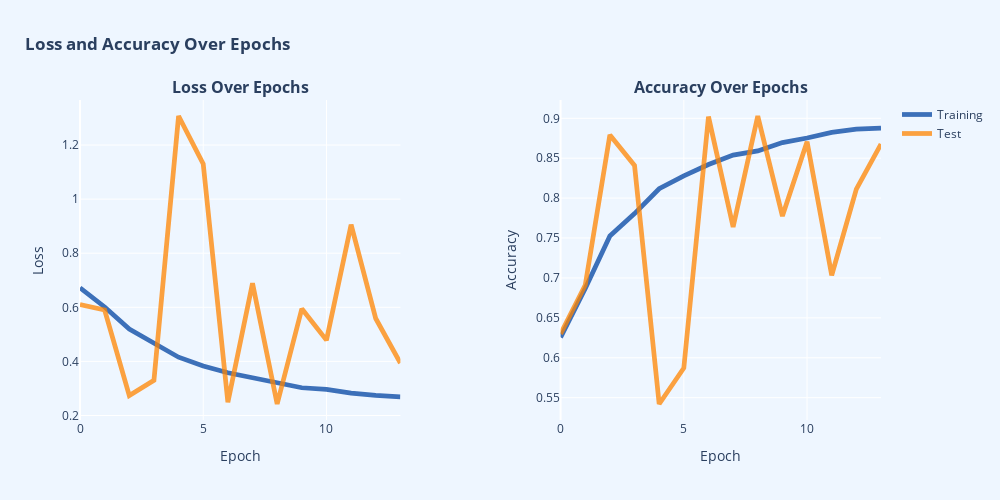

The notebook cell this image was saved under:
### Markdown cell above
## Post Analysis

### Code cell
# Creating subplot
fig = make_subplots(rows=1,
                    cols=2,
                    subplot_titles=['<b>Loss Over Epochs</b>', '<b>Accuracy Over Epochs</b>'],
                    horizontal_spacing=0.2)

# Loss over epochs
train_loss = go.Scatter(x=list(range(len(history.history['loss']))),
                        y=history.history['loss'],
                        mode='lines',
                        line=dict(color='rgba(0, 67, 162, .75)', width=4.75),
                        name='Training',
                        showlegend = False)

val_loss = go.Scatter(x=list(range(len(history.history['val_loss']))),
                      y=history.history['val_loss'],
                      mode='lines',
                      line=dict(color='rgba(255, 132, 0, .75)', width=4.75),
                      name='Test',
                      showlegend = False)


fig.add_trace(train_loss, row=1, col=1)
fig.add_trace(val_loss, row=1, col=1)

# Accuray over epochs
train_acc = go.Scatter(x=list(range(len(history.history['accuracy']))),
                       y=history.history['accuracy'],
                       mode='lines',
                       line=dict(color='rgba(0, 67, 162, .75)', width=4.75),
                       name='Training',
                       showlegend = True)

val_acc = go.Scatter(x=list(range(len(history.history['val_accuracy']))),
                     y=history.history['val_accuracy'],
                     mode='lines',
                     line=dict(color='rgba(255, 132, 0, .75)', width=4.75),
                     name='Test',
                     showlegend = True)


fig.add_trace(train_acc, row=1, col=2)
fig.add_trace(val_acc, row=1, col=2)

# Updating layout
fig.update_layout(
    title={'text': '<b>Loss and Accuracy Over Epochs</b>', 'x': 0.025, 'xanchor': 'left'},
    margin=dict(t=100),
    plot_bgcolor=bg_color,paper_bgcolor=paper_color,
    height=500, width=1000,
    showlegend= True
)

fig.update_yaxes(title_text = 'Loss', row = 1, col = 1)
fig.update_yaxes(title_text = 'Accuracy', row = 1, col = 2)

fig.update_xaxes(title_text = 'Epoch', row = 1, col = 1)
fig.update_xaxes(title_text = 'Epoch', row = 1, col = 2)

# Showing figure
fig.show()

### Figure 1 — Plotly figure (JSON) as saved in the notebook; plotly's stock layout.template omitted (floating-point values rounded to 4 significant figures)
{"data": [{"line": {"color": "rgba(0, 67, 162, .75)", "width": 4.75}, "mode": "lines", "name": "Training", "showlegend": false, "type": "scatter", "x": [0, 1, 2, 3, 4, 5, 6, 7, 8, 9, 10, 11, 12, 13], "xaxis": "x", "y": [0.6723, 0.6012, 0.5197, 0.466, 0.4156, 0.3832, 0.3582, 0.3396, 0.3219, 0.3026, 0.2965, 0.2823, 0.2741, 0.2691], "yaxis": "y"}, {"line": {"color": "rgba(255, 132, 0, .75)", "width": 4.75}, "mode": "lines", "name": "Test", "showlegend": false, "type": "scatter", "x": [0, 1, 2, 3, 4, 5, 6, 7, 8, 9, 10, 11, 12, 13], "xaxis": "x", "y": [0.61, 0.5902, 0.2737, 0.3303, 1.307, 1.13, 0.2489, 0.6887, 0.2425, 0.5947, 0.4786, 0.9057, 0.5586, 0.3937], "yaxis": "y"}, {"line": {"color": "rgba(0, 67, 162, .75)", "width": 4.75}, "mode": "lines", "name": "Training", "showlegend": true, "type": "scatter", "x": [0, 1, 2, 3, 4, 5, 6, 7, 8, 9, 10, 11, 12, 13], "xaxis": "x2", "y": [0.6256, 0.6868, 0.7527, 0.7806, 0.8117, 0.828, 0.8421, 0.8539, 0.8592, 0.8696, 0.8754, 0.8824, 0.8865, 0.8877], "yaxis": "y2"}, {"line": {"color": "rgba(255, 132, 0, .75)", "width": 4.75}, "mode": "lines", "name": "Test", "showlegend": true, "type": "scatter", "x": [0, 1, 2, 3, 4, 5, 6, 7, 8, 9, 10, 11, 12, 13], "xaxis": "x2", "y": [0.63, 0.6911, 0.8792, 0.841, 0.542, 0.5872, 0.9021, 0.7638, 0.9029, 0.7775, 0.8708, 0.7034, 0.8112, 0.8677], "yaxis": "y2"}], "layout": {"annotations": [{"font": {"size": 16}, "showarrow": false, "text": "<b>Loss Over Epochs</b>", "x": 0.2, "xanchor": "center", "xref": "paper", "y": 1, "yanchor": "bottom", "yref": "paper"}, {"font": {"size": 16}, "showarrow": false, "text": "<b>Accuracy Over Epochs</b>", "x": 0.8, "xanchor": "center", "xref": "paper", "y": 1, "yanchor": "bottom", "yref": "paper"}], "height": 500, "margin": {"t": 100}, "paper_bgcolor": "#EEF6FF", "plot_bgcolor": "#EEF6FF", "showlegend": true, "title": {"text": "<b>Loss and Accuracy Over Epochs</b>", "x": 0.025, "xanchor": "left"}, "width": 1000, "xaxis": {"anchor": "y", "domain": [0, 0.4], "title": {"text": "Epoch"}}, "xaxis2": {"anchor": "y2", "domain": [0.6, 1], "title": {"text": "Epoch"}}, "yaxis": {"anchor": "x", "domain": [0, 1], "title": {"text": "Loss"}}, "yaxis2": {"anchor": "x2", "domain": [0, 1], "title": {"text": "Accuracy"}}}}
